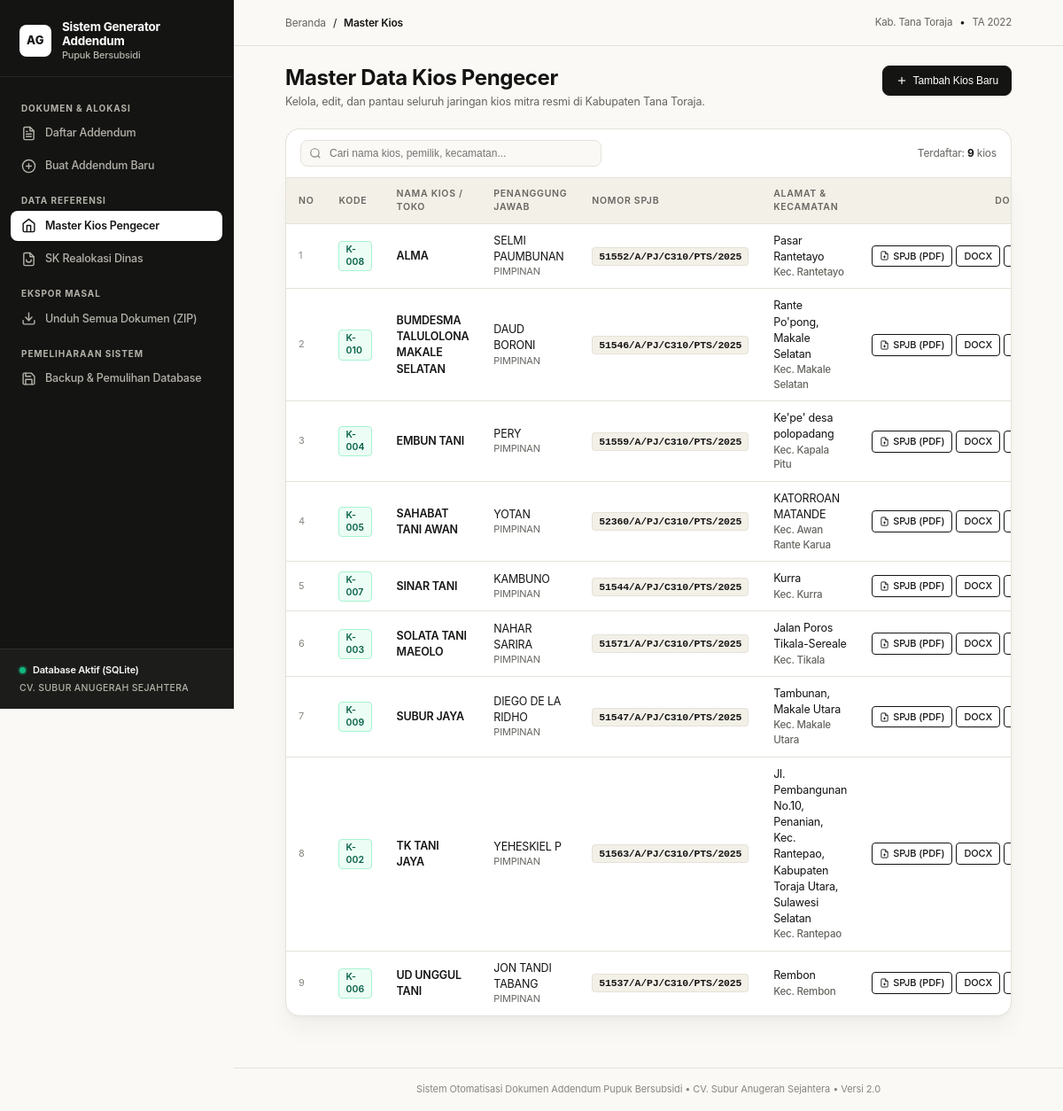
/kios, run on an earlier commit of the app's database.
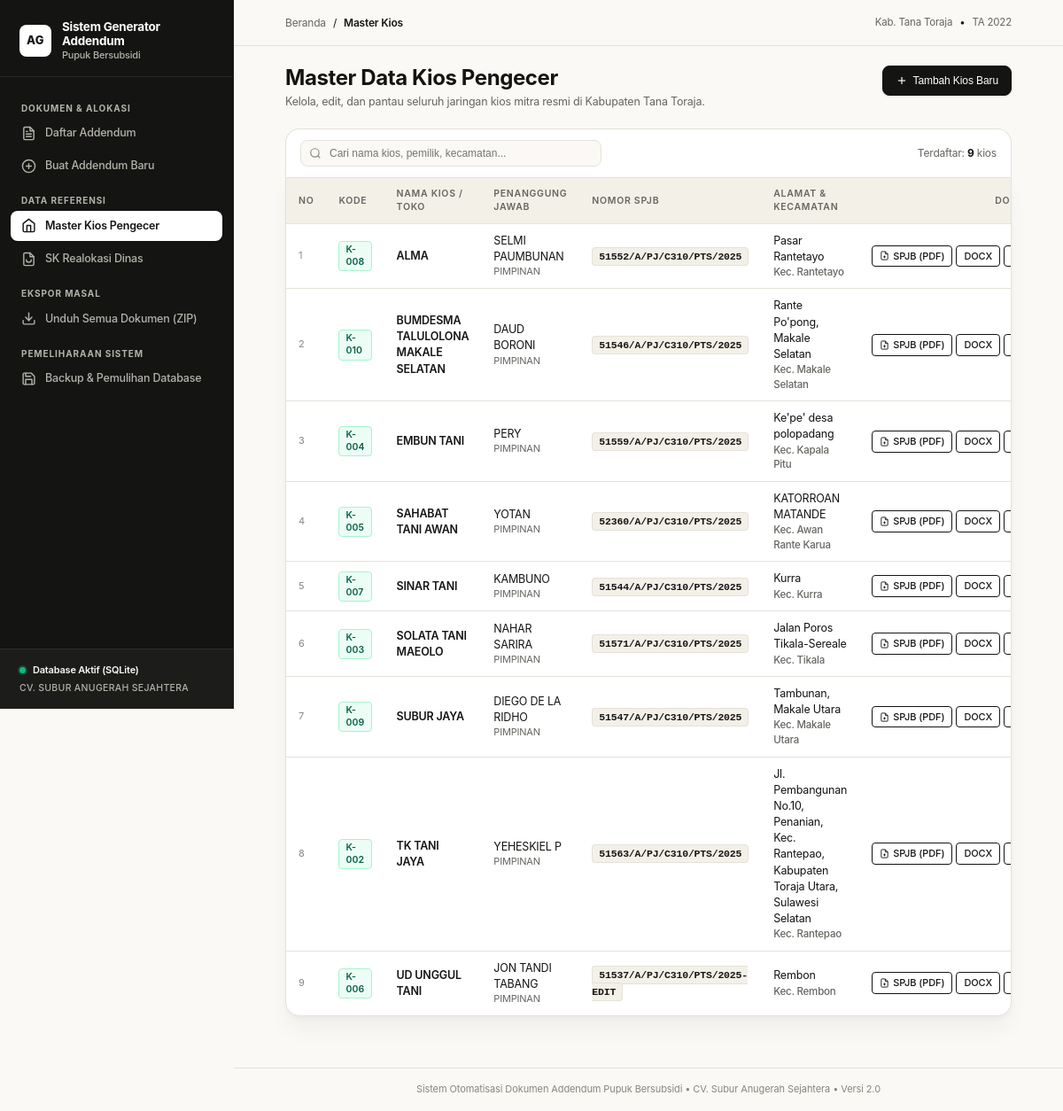
And on a later commit of the database.
### models.py (models this page shows)
class Kios(Base):
    __tablename__ = "kios"
    id = Column(Integer, primary_key=True, autoincrement=True)
    nama_kios = Column(String(150), nullable=False)
    nama_pemilik = Column(String(100), nullable=False)
    jabatan = Column(String(100), default="PIMPINAN")
    alamat = Column(String(255), nullable=False)
    kecamatan = Column(String(255), nullable=False)
    kabupaten = Column(String(100), default="Tana Toraja")
    kode_kios = Column(String(50), nullable=True)
    nomor_spjb = Column(String(150), nullable=True) # Nomor Surat Perjanjian Jual Beli Pokok (misal: 01/SP/CV.ST/I/2022)
    perjanjian_induk = relationship("PerjanjianInduk", back_populates="kios", cascade="all, delete-orphan")

### app.py (the view)
@app.route("/kios")
def kios_list():
    db = get_db()
    kios = db.query(Kios).order_by(Kios.nama_kios).all()
    next_kode_kios = generate_next_kode_kios(db)
    next_nomor_spjb = generate_next_nomor_spjb(db)
    return render_template("kios_list.html", kios=kios, next_kode_kios=next_kode_kios, next_nomor_spjb=next_nomor_spjb)

### app.py (called while the page is built)
def get_db():
    if "db" not in g:
        g.db = SessionLocal()
    return g.db

@app.teardown_appcontext
def teardown_db(exception=None):
    db = g.pop("db", None)
    if db is not None:
        db.close()

def generate_next_kode_kios(db):
    kios_codes = db.query(Kios.kode_kios).filter(Kios.kode_kios.isnot(None)).all()
    max_num = 0
    for (k_code,) in kios_codes:
        if k_code:
            match = re.search(r"K-(\d+)", k_code, re.IGNORECASE)
            if match:
                num = int(match.group(1))
                if num > max_num:
                    max_num = num
            else:
                match_digits = re.search(r"(\d+)", k_code)
                if match_digits:
                    num = int(match_digits.group(1))
                    if num > max_num:
                        max_num = num
    if max_num > 0:
        next_num = max_num + 1
    else:
        next_num = db.query(Kios).count() + 1
    return f"K-{next_num:03d}"

### terbilang.py (called while the page is built)
def generate_nomor_spjb(nomor_urut: int, tahun: int = 2022) -> str:
    return f"{nomor_urut:02d}/SP/CV.ST/I/{tahun}"

### templates/kios_list.html (shortened to what the changed rows need)
{% extends "base.html" %}
{% block content %}
<div class="page-title-group">
  <div>
    <h1 class="page-headline">Master Data Kios Pengecer</h1>
  </div>
</div>
<div class="table-wrapper with-filter">
  <table class="data-table" id="kiosTable">
    <thead>
      <tr>
        <th style="width: 45px;">NO</th>
        <th style="width: 80px;">KODE</th>
        <th>NAMA KIOS / TOKO</th>
        <th>PENANGGUNG JAWAB</th>
        <th style="width: 175px;">NOMOR SPJB</th>
        <th>ALAMAT & KECAMATAN</th>
        <th style="text-align: right; width: 250px;">DOKUMEN & AKSI</th>
      </tr>
    </thead>
    <tbody>
      {% for k in kios %}
      <tr>
        <td style="color: var(--text-muted); font-size: 11px;">{{ loop.index }}</td>
        <td><span class="badge badge-green">{{ k.kode_kios or '-' }}</span></td>
        <td style="font-weight: 600; color: var(--text-primary);">{{ k.nama_kios }}</td>
        <td>
          <div>{{ k.nama_pemilik }}</div>
          <div style="color: var(--text-secondary); font-size: 11px;">{{ k.jabatan }}</div>
        </td>
        <td>
          <span style="font-family: var(--font-mono); font-size: 11.5px; font-weight: 600; color: var(--text-primary); background: var(--surface-alt); padding: 3px 7px; border-radius: var(--radius-xs); border: 1px solid var(--border);">
            {{ k.nomor_spjb or '-' }}
          </span>
        </td>
        <td>
          <div>{{ k.alamat }}</div>
          <div style="font-size: 11.5px; color: var(--text-secondary); font-weight: 500;">Kec. {{ k.kecamatan }}</div>
        </td>
        <td style="text-align: right;">
          <div style="display: inline-flex; gap: 4px; align-items: center; justify-content: flex-end;">
            <a href="{{ url_for('spjb_pdf', kios_id=k.id) }}" class="btn btn-secondary btn-sm" title="Unduh SPJB format PDF" style="padding: 4px 8px; font-size: 11px; display: inline-flex; align-items: center; gap: 4px;">
              <svg width="11" height="11" viewBox="0 0 24 24" fill="none" stroke="currentColor" stroke-width="2"><path d="M14 2H6a2 2 0 0 0-2 2v16a2 2 0 0 0 2 2h12a2 2 0 0 0 2-2V8z"></path><polyline points="14 2 14 8 20 8"></polyline><line x1="12" y1="18" x2="12" y2="12"></line><line x1="9" y1="15" x2="15" y2="15"></line></svg>
              SPJB (PDF)
            </a>
            <a href="{{ url_for('spjb_docx', kios_id=k.id) }}" class="btn btn-secondary btn-sm" title="Unduh SPJB format Word DOCX" style="padding: 4px 8px; font-size: 11px;">
              DOCX
            </a>
            <button type="button" class="btn btn-secondary btn-sm" style="padding: 4px 8px; font-size: 11px;"
                    data-id="{{ k.id }}"
                    data-nama="{{ k.nama_kios|e }}"
                    data-pemilik="{{ k.nama_pemilik|e }}"
                    data-jabatan="{{ k.jabatan|e }}"
                    data-kode="{{ (k.kode_kios or '')|e }}"
                    data-spjb="{{ (k.nomor_spjb or '')|e }}"
                    data-spjb-exp="{{ k.perjanjian_induk[0].tanggal_berlaku_sampai.strftime('%Y-%m-%d') if (k.perjanjian_induk and k.perjanjian_induk[0].tanggal_berlaku_sampai) else '2022-12-31' }}"
                    data-kecamatan="{{ k.kecamatan|e }}"
                    data-alamat="{{ k.alamat|e }}"
                    onclick="openEditModalFromBtn(this)">
            </button>
          </div>
        </td>
      </tr>
      {% endfor %}
    </tbody>
  </table>
</div>
{% endblock %}

What changed in the data, as far as the page shows it:
changed Kios "UD UNGGUL TANI": nomor_spjb "51537/A/PJ/C310/PTS/2025" → "51537/A/PJ/C310/PTS/2025-EDIT"
